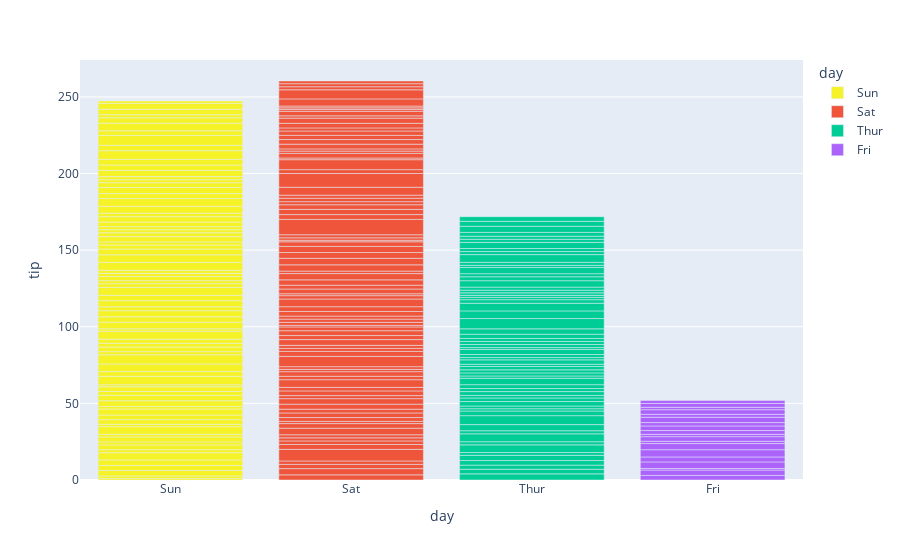

The cell this chart's notebook holds for it:
### Code cell
px.bar(
    data_frame = tips,
    x = 'day',
    y = 'tip',
    color = 'day',
    color_discrete_map = {'Sun': 'rgb(245, 243, 39)'}
)

### Figure 1 — Plotly figure (JSON) as saved in the notebook; plotly's stock layout.template omitted (floating-point values rounded to 4 significant figures)
{"data": [{"hovertemplate": "day=%{x}<br>tip=%{y}<extra></extra>", "legendgroup": "Sun", "marker": {"color": "rgb(245, 243, 39)", "pattern": {"shape": ""}}, "name": "Sun", "orientation": "v", "showlegend": true, "textposition": "auto", "type": "bar", "x": ["Sun", "Sun", "Sun", "Sun", "Sun", "Sun", "Sun", "Sun", "Sun", "Sun", "Sun", "Sun", "Sun", "Sun", "Sun", "Sun", "Sun", "Sun", "Sun", "Sun", "Sun", "Sun", "Sun", "Sun", "Sun", "Sun", "Sun", "Sun", "Sun", "Sun", "Sun", "Sun", "Sun", "Sun", "Sun", "Sun", "Sun", "Sun", "Sun", "Sun", "Sun", "Sun", "Sun", "Sun", "Sun", "Sun", "Sun", "Sun", "Sun", "Sun", "Sun", "Sun", "Sun", "Sun", "Sun", "Sun", "Sun", "Sun", "Sun", "Sun", "Sun", "Sun", "Sun", "Sun", "Sun", "Sun", "Sun", "Sun", "Sun", "Sun", "Sun", "Sun", "Sun", "Sun", "Sun", "Sun"], "xaxis": "x", "y": [1.01, 1.66, 3.5, 3.31, 3.61, 4.71, 2.0, 3.12, 1.96, 3.23, 1.71, 5.0, 1.57, 3.0, 3.02, 3.92, 1.67, 3.71, 3.5, 2.54, 3.06, 1.32, 5.6, 3.0, 5.0, 6.0, 2.05, 3.0, 2.5, 2.6, 5.2, 1.56, 4.34, 3.51, 4.0, 2.55, 4.0, 3.5, 5.07, 2.5, 2.0, 2.74, 2.0, 2.0, 5.14, 5.0, 3.75, 2.61, 2.0, 3.5, 2.5, 2.0, 2.0, 3.0, 3.48, 2.24, 4.5, 5.15, 3.18, 4.0, 3.11, 2.0, 2.0, 4.0, 3.55, 3.68, 5.65, 3.5, 6.5, 3.0, 5.0, 3.5, 2.0, 3.5, 4.0, 1.5], "yaxis": "y"}, {"hovertemplate": "day=%{x}<br>tip=%{y}<extra></extra>", "legendgroup": "Sat", "marker": {"color": "#EF553B", "pattern": {"shape": ""}}, "name": "Sat", "orientation": "v", "showlegend": true, "textposition": "auto", "type": "bar", "x": ["Sat", "Sat", "Sat", "Sat", "Sat", "Sat", "Sat", "Sat", "Sat", "Sat", "Sat", "Sat", "Sat", "Sat", "Sat", "Sat", "Sat", "Sat", "Sat", "Sat", "Sat", "Sat", "Sat", "Sat", "Sat", "Sat", "Sat", "Sat", "Sat", "Sat", "Sat", "Sat", "Sat", "Sat", "Sat", "Sat", "Sat", "Sat", "Sat", "Sat", "Sat", "Sat", "Sat", "Sat", "Sat", "Sat", "Sat", "Sat", "Sat", "Sat", "Sat", "Sat", "Sat", "Sat", "Sat", "Sat", "Sat", "Sat", "Sat", "Sat", "Sat", "Sat", "Sat", "Sat", "Sat", "Sat", "Sat", "Sat", "Sat", "Sat", "Sat", "Sat", "Sat", "Sat", "Sat", "Sat", "Sat", "Sat", "Sat", "Sat", "Sat", "Sat", "Sat", "Sat", "Sat", "Sat", "Sat"], "xaxis": "x", "y": [3.35, 4.08, 2.75, 2.23, 7.58, 3.18, 2.34, 2.0, 2.0, 4.3, 3.0, 1.45, 2.5, 3.0, 2.45, 3.27, 3.6, 2.0, 3.07, 2.31, 5.0, 2.24, 3.0, 1.5, 1.76, 6.73, 3.21, 2.0, 1.98, 3.76, 2.64, 3.15, 2.47, 1.0, 2.01, 2.09, 1.97, 3.0, 3.14, 5.0, 2.2, 1.25, 3.08, 2.5, 3.48, 4.08, 1.64, 4.06, 4.29, 3.76, 4.0, 3.0, 1.0, 1.61, 2.0, 10.0, 3.16, 3.41, 3.0, 2.03, 2.23, 2.0, 5.16, 9.0, 2.5, 6.5, 1.1, 3.0, 1.5, 1.44, 3.09, 3.0, 2.72, 2.88, 2.0, 3.0, 3.39, 1.47, 3.0, 1.25, 1.0, 1.17, 4.67, 5.92, 2.0, 2.0, 1.75], "yaxis": "y"}, {"hovertemplate": "day=%{x}<br>tip=%{y}<extra></extra>", "legendgroup": "Thur", "marker": {"color": "#00cc96", "pattern": {"shape": ""}}, "name": "Thur", "orientation": "v", "showlegend": true, "textposition": "auto", "type": "bar", "x": ["Thur", "Thur", "Thur", "Thur", "Thur", "Thur", "Thur", "Thur", "Thur", "Thur", "Thur", "Thur", "Thur", "Thur", "Thur", "Thur", "Thur", "Thur", "Thur", "Thur", "Thur", "Thur", "Thur", "Thur", "Thur", "Thur", "Thur", "Thur", "Thur", "Thur", "Thur", "Thur", "Thur", "Thur", "Thur", "Thur", "Thur", "Thur", "Thur", "Thur", "Thur", "Thur", "Thur", "Thur", "Thur", "Thur", "Thur", "Thur", "Thur", "Thur", "Thur", "Thur", "Thur", "Thur", "Thur", "Thur", "Thur", "Thur", "Thur", "Thur", "Thur", "Thur"], "xaxis": "x", "y": [4.0, 3.0, 2.71, 3.0, 3.4, 1.83, 5.0, 2.03, 5.17, 2.0, 4.0, 5.85, 3.0, 1.5, 1.8, 2.92, 2.31, 1.68, 2.5, 2.0, 2.52, 4.2, 1.48, 2.0, 2.0, 2.18, 1.5, 2.83, 1.5, 2.0, 3.25, 1.25, 2.0, 2.0, 2.0, 2.75, 3.5, 6.7, 5.0, 5.0, 2.3, 1.5, 1.36, 1.63, 1.73, 2.0, 4.19, 2.56, 2.02, 4.0, 1.44, 2.0, 5.0, 2.0, 2.0, 4.0, 2.01, 2.0, 2.5, 4.0, 3.23, 3.0], "yaxis": "y"}, {"hovertemplate": "day=%{x}<br>tip=%{y}<extra></extra>", "legendgroup": "Fri", "marker": {"color": "#ab63fa", "pattern": {"shape": ""}}, "name": "Fri", "orientation": "v", "showlegend": true, "textposition": "auto", "type": "bar", "x": ["Fri", "Fri", "Fri", "Fri", "Fri", "Fri", "Fri", "Fri", "Fri", "Fri", "Fri", "Fri", "Fri", "Fri", "Fri", "Fri", "Fri", "Fri", "Fri"], "xaxis": "x", "y": [3.0, 3.5, 1.0, 4.3, 3.25, 4.73, 4.0, 1.5, 3.0, 1.5, 2.5, 3.0, 2.2, 3.48, 1.92, 3.0, 1.58, 2.5, 2.0], "yaxis": "y"}], "layout": {"barmode": "relative", "legend": {"title": {"text": "day"}, "tracegroupgap": 0}, "margin": {"t": 60}, "xaxis": {"anchor": "y", "categoryarray": ["Sun", "Sat", "Thur", "Fri"], "categoryorder": "array", "domain": [0, 1], "title": {"text": "day"}}, "yaxis": {"anchor": "x", "domain": [0, 1], "title": {"text": "tip"}}}}
